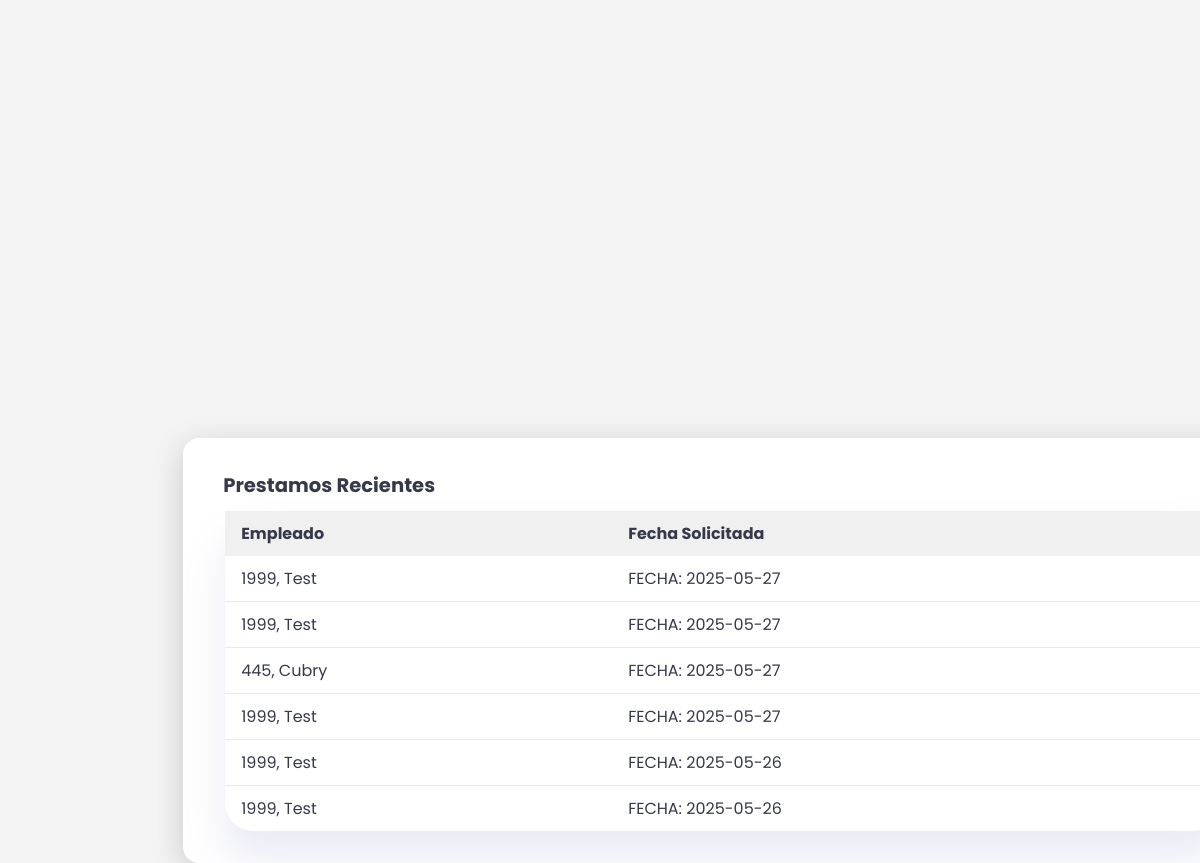
The page /prestacionesRecientes.php on the database its author committed.
### tables this page shows
CREATE TABLE `prestacion` (
  `Id_Prestacion` int(11) NOT NULL,
  `Fecha_Solicitada` date NOT NULL DEFAULT current_timestamp(),
  `Fecha_Otorgada` date DEFAULT NULL,
  `Tipo` varchar(40) NOT NULL,
  `Estado` varchar(15) DEFAULT NULL
);

CREATE TABLE `empleado_prestacion` (
  `Numero_Empleado` int(11) NOT NULL,
  `Id_Prestacion` int(11) NOT NULL,
  `Tipo` varchar(40) NOT NULL,
  `Fecha_Solicitada` date NOT NULL DEFAULT current_timestamp(),
  `Fecha_Otorgada` date DEFAULT NULL
);

CREATE TABLE `empleado` (
  `Numero_Empleado` int(20) NOT NULL,
  `Nombre_Empleado` varchar(30) NOT NULL,
  `Contraseña_Empleado` varchar(20) DEFAULT '',
  `Area` varchar(30) NOT NULL,
  `Edad` int(3) NOT NULL,
  `Genero` varchar(12) NOT NULL,
  `Titulo` varchar(50) NOT NULL,
  `Fecha_Ingreso` date NOT NULL DEFAULT current_timestamp(),
  `Direccion` varchar(200) NOT NULL,
  `Telefono` varchar(12) NOT NULL,
  `Discapacidad` varchar(50) NOT NULL DEFAULT 'N/A',
  `Estado` varchar(30) NOT NULL DEFAULT 'Activo',
  `Dias_Extras` int(2) NOT NULL DEFAULT 0,
  `Dias` int(2) NOT NULL DEFAULT 24
);

### prestacionesRecientes.php (the view, shortened to what this page needs)
<?php
require_once("ESTADOempleados.php");
?>
<html>
<head>
    <link rel="stylesheet" href="./nuevostyle.css">
</head>
<body>
<main>
<div class="prestamos-recientes">
                <h2>Prestamos Recientes</h2>
                <table>
                    <thead>
                        <tr>
                    <th>Empleado</th>
                    <th>Fecha Solicitada</th>
                    </thead>
                    <tbody>
            <?php
                    $querySPR = $conn->prepare("SELECT * FROM prestacion ORDER BY Fecha_Solicitada DESC LIMIT 20");
                    $querySPR->execute();
                    $resultSPR = $querySPR->get_result();
                    while($rowSPR = $resultSPR->fetch_assoc())
                    {
                      $queryCNE = $conn->prepare("SELECT Numero_Empleado FROM empleado_prestacion WHERE Id_Prestacion = ?");
                      $queryCNE->bind_param("i", $rowSPR['Id_Prestacion']);
                      $queryCNE->execute();
                      $resultCNE = $queryCNE->get_result();
                      $rowCNE = $resultCNE->fetch_assoc();
                      $queryCNME = $conn->prepare("SELECT Nombre_Empleado FROM empleado WHERE Numero_Empleado = ?");
                      $queryCNME->bind_param("i", $rowCNE['Numero_Empleado']);
                      $queryCNME->execute();
                      $resultCNME = $queryCNME->get_result();
                      $rowCNME = $resultCNME->fetch_assoc();
                      $NombreEmpleado = $rowCNME['Nombre_Empleado'];
                      echo "<div class='benefits-container'>";
                      echo "<td>".$rowCNE['Numero_Empleado'].", ".htmlspecialchars($NombreEmpleado)."</td>";
                      echo "<td>FECHA: ".$rowSPR['Fecha_Solicitada']."</td>";
                    }
            ?>
                    </tbody>
                </table>
            </div>
        </main>
</body>
</html>

### nuevostyle.css (style rules this page uses)
:root { --color-primary: #85cd85; --color-danger: #ff7782; --color-success: #85cd85; --color-warning: #ffbb55; --color-white: #fff; --color-info-dark: #7d8da1; --color-info-light: #dce1eb; --color-dark: #363949; --color-light: rgba(132, 139, 200, 0.18); --color-primary-variant: #111e88; --color-dark-variant: #677483; --color-background: #f6f6f9; --color-background2: rgba(132, 139, 200, 0.18); --card-border-radius: 2rem; --border-radius-1: 0.4rem; --border-radius-2: 0.8rem; --border-radius-3: 1.2rem; --card-padding: 1.8rem; --padding-1: 1.2rem; --box-shadow: 0 2rem 3rem var(--color-light) }
* { margin: 0; padding: 0; outline: 0; appearance: 0; border: 0; text-decoration: none; list-style: none; box-sizing: border-box; }
html { font-size: 14px; }
body { width: 100vw; height: 100vh; font-family: poppins, sans-serif; font-size: 0.88rem; background: var(--color-background); user-select: none; overflow-x: hidden; color: var(--color-dark); }
h2 { font-size: 1.4rem; }
main { margin-top: 1.4rem; }
main .prestamos-recientes { margin-top: 2rem; }
main .prestamos-recientes h2 { margin-bottom: 0.8rem; }
main .prestamos-recientes table { background: var(--color-white); width: 100%; border-radius: var(--card-border-radius); padding: var(--card-padding); text-align: center; box-shadow: var(--box-shadow); transition: all 300ms ease; justify-content: center; }
main table tbody td { height: 2.8rem; border-bottom: 1px solid var(--color-light); color: var(--color-dark-variants); }
main table tbody tr:last-child td { border: none; }
@media screen and (max-width: 1200px) { main .prestamos-recientes { width: 94%; position: absolute; left: 50%; transform: translateX(-50%); margin: 2rem 0 0 8.8rem; } }
@media screen and (max-width: 1200px) { main .prestamos-recientes table { width: 83vw; } }

### prestacionesRecientes.php (style rules this page uses)
html, body { height: 100%; margin: 0; padding: 0; }
body { display: flex; justify-content: center; align-items: center; height: 100vh; background: #f4f4f4; }
.prestamos-recientes { background: #fff; padding: 32px 40px; border-radius: 16px; box-shadow: 0 8px 32px rgba(0,0,0,0.18); min-width: 400px; max-width: 90vw; }
table { margin: 0 auto; width: 100%; border-collapse: collapse; }
th, td { padding: 10px 16px; text-align: left; }
th { background: #f0f0f0; }

### rows shown on the page
prestacion: empleado_prestacion.Numero_Empleado "1999", empleado.Nombre_Empleado "Test", Fecha_Solicitada "2025-05-27"
prestacion: empleado_prestacion.Numero_Empleado "1999", empleado.Nombre_Empleado "Test", Fecha_Solicitada "2025-05-27"
prestacion: empleado_prestacion.Numero_Empleado "445", empleado.Nombre_Empleado "Cubry", Fecha_Solicitada "2025-05-27"
prestacion: empleado_prestacion.Numero_Empleado "1999", empleado.Nombre_Empleado "Test", Fecha_Solicitada "2025-05-27"
prestacion: empleado_prestacion.Numero_Empleado "1999", empleado.Nombre_Empleado "Test", Fecha_Solicitada "2025-05-26"
prestacion: empleado_prestacion.Numero_Empleado "1999", empleado.Nombre_Empleado "Test", Fecha_Solicitada "2025-05-26"
